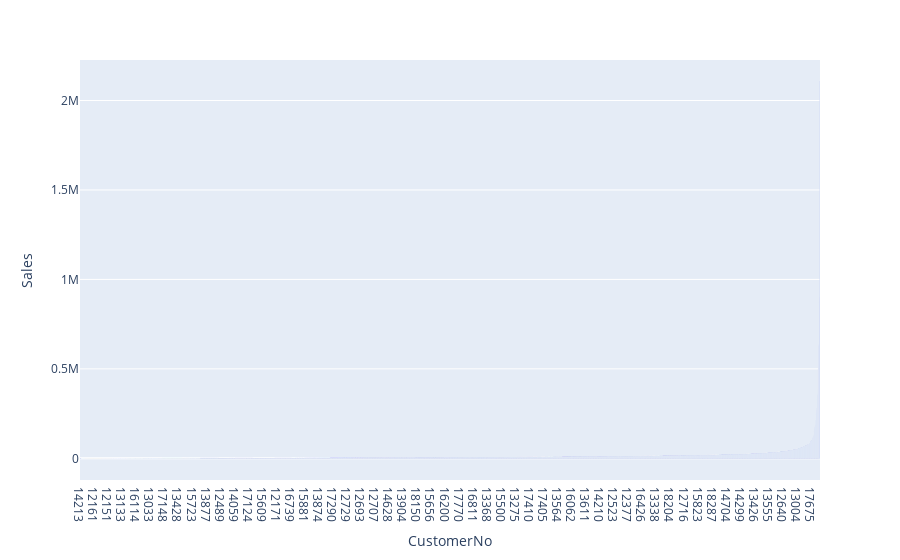

Notebook code for this chart:
### Code cell
def customer_by_sales():
    df2 = df[["CustomerNo", "Sales"]].copy().groupby("CustomerNo").sum().reset_index()
    df2 = df2.sort_values("Sales")
    fig = px.bar(df2, x="CustomerNo", y="Sales")
    return fig


customer_by_sales()

### Figure 1 — Plotly figure (JSON) as saved in the notebook; plotly's stock layout.template omitted (floating-point values rounded to 4 significant figures; data arrays with more than 128 entries replaced by an {"elided": "..."} marker saying what was removed)
{"data": [{"alignmentgroup": "True", "hovertemplate": "CustomerNo=%{x}<br>Sales=%{y}<extra></extra>", "legendgroup": "", "marker": {"color": "#636efa", "pattern": {"shape": ""}}, "name": "", "offsetgroup": "", "orientation": "v", "showlegend": false, "textposition": "auto", "type": "bar", "x": {"elided": "4738 str values"}, "xaxis": "x", "y": {"elided": "4738 float values"}, "yaxis": "y"}], "layout": {"barmode": "relative", "legend": {"tracegroupgap": 0}, "margin": {"t": 60}, "xaxis": {"anchor": "y", "domain": [0, 1], "title": {"text": "CustomerNo"}}, "yaxis": {"anchor": "x", "domain": [0, 1], "title": {"text": "Sales"}}}}
